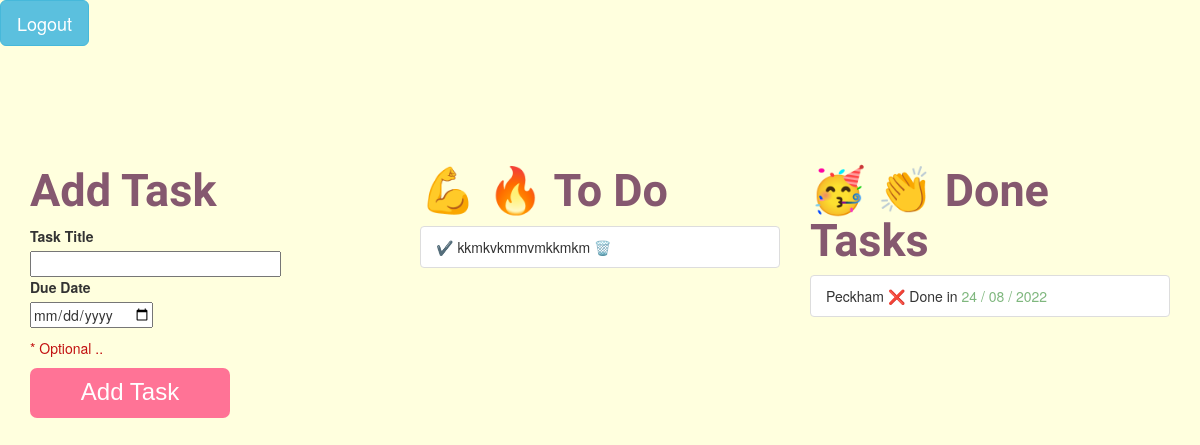
Before: /home (signed in) with the older database file.
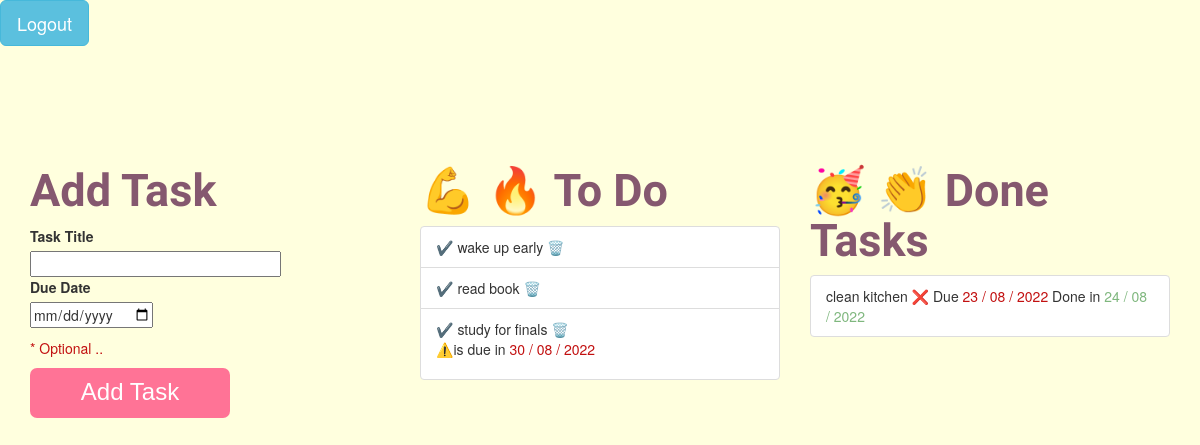
After: the same page with the newer database file.
### main.py (models this page shows)
class Task(db.Model):
    __tablename__ = 'tasks'
    id = db.Column(db.Integer, primary_key=True)
    name = db.Column(db.String(500), nullable=False)
    date_created = db.Column(db.String(500), nullable=False)
    date_finished = db.Column(db.String(500), nullable=True)
    due_date = db.Column(db.String(500), nullable=True)
    is_done = db.Column(db.Boolean, nullable=False)
    task_author = db.Column("User", db.ForeignKey("users.id"))

### main.py (the view, shortened to what this page needs)
@login_required
@app.route("/home", methods=["GET", "POST"])
def main_page():
    if not current_user.is_authenticated:
        flash("You need to login or register to continue.")
        return redirect(url_for("home"))
    task_form = TaskForm()
    return render_template("index.html", form=task_form, to_do=all_tasks()[1], done=all_tasks()[0])

### main.py
class TaskForm(FlaskForm):
    name = StringField('Task Title', validators=[DataRequired()])
    due_date = DateField("Due Date")
    submit = SubmitField(label="Add Task", default=datetime.datetime.today())

### main.py (called while the page is built)
@login_manager.user_loader
def load_user(id):
    return User.query.get(int(id))

def all_tasks():
    finished = Task.query.filter_by(task_author=current_user.id, is_done=int(True)).all()
    current = Task.query.filter_by(task_author=current_user.id, is_done=int(False)).all()
    return finished, current

### templates/index.html (shortened to what this page needs)
<!DOCTYPE html>
<html lang="en">
<head>
<link rel="stylesheet" href="https://cdn.jsdelivr.net/npm/bootstrap@3.3.7/dist/css/bootstrap.min.css">
    <link rel="stylesheet" href="static/css/styles.css">
</head>
<body>
        <a href=" {{ url_for('logout') }} " class="btn btn-info btn-lg"> Logout </a>
        <div class="container">
            <div class="row add-task">
                <div class="card col-lg-4">
                    <h1>Add Task</h1>
                    {% if form %}
                    <form class="add-form" method="POST" action="">
                 <div>
                     {{ form.name.label}} <br>
                     {{ form.name(size=30) }}
                 </div>
                 <p>
                     {{ form.due_date.label}} <br>
                     {{ form.due_date(size=30) }}
                 </p>
                        <p class="due-date-decoration"> * Optional .. </p>
                 {{ form.submit }}
             </form>
                    {% endif %}
                </div>
                <div class="card col-lg-4">
                    <h1>💪 🔥 To Do</h1>
                    {% if to_do %}
                        <ul class="list-group list-group-flush">
                            {% for task in to_do %}
                               <li class="list-group-item"><a href="{{ url_for('mark_done', id=task.id) }}">✔️</a> {{ task.name }} <a href="{{ url_for('delete', id=task.id) }}">🗑️ </a>
                                   {% if task.due_date %}
                                        <p>⚠️is due in <span class="due-date-decoration">{{ task.due_date }}</span></p>
                                   {% endif %}
                               </li>
                            {% endfor %}
                        </ul>
                    {% endif %}
                </div>
                <div class="card col-lg-4">
                    <h1>🥳 👏 Done Tasks</h1>
                    {% if done %}
                        <ul class="list-group list-group-flush">
                            {% for task in done %}
                               <li class="list-group-item"> {{ task.name }} <a href="{{ url_for('delete', id=task.id) }}">❌ </a>
                                   {% if task.due_date %}
                                       Due <span class="due-date-decoration">{{ task.due_date }}</span>
                                   {% endif %}
                    Done in <span class="done-date">{{ task.date_finished }}</span></li>
                            {% endfor %}
                        </ul>
                    {% endif %}
                </div>
            </div>
        </div>
</body>
</html>

### static/css/styles.css (style rules this page uses)
body { background-color: #FFFFDE; }
h1 { color: #8946A6; font-family: 'Lobster', cursive; font-weight: bold; color: #85586F; font-size: 45px; }
.add-task { margin-top: 100px; }
#submit { font-size:24px; font-family:Arial; width:200px; height:50px; border-width:0px; color:#fff; border-color:#ffffff; border-top-left-radius:7px; border-top-right-radius:7px; border-bottom-left-radius:7px; border-bottom-right-radius:7px; box-shadow:inset 0px -12px 0px -24px #e67a73; text-shadow:inset 0px 1px 0px #b23e35; background: #FF7396; }
.due-date-decoration { color: #C21010; }
.done-date { color: #7FB77E; }

Changed rows visible on the page:
removed Task: name "kkmkvkmmvmkkmkm", shown under "💪 🔥 To Do"
removed Task: name "Peckham", date_finished "24 / 08 / 2022", shown under "🥳 👏 Done Tasks"
added Task: name "wake up early", shown under "💪 🔥 To Do"
added Task: name "read book", shown under "💪 🔥 To Do"
added Task: name "study for finals", due_date "30 / 08 / 2022", shown under "💪 🔥 To Do"
added Task: name "clean kitchen", due_date "23 / 08 / 2022", date_finished "24 / 08 / 2022", shown under "🥳 👏 Done Tasks"
